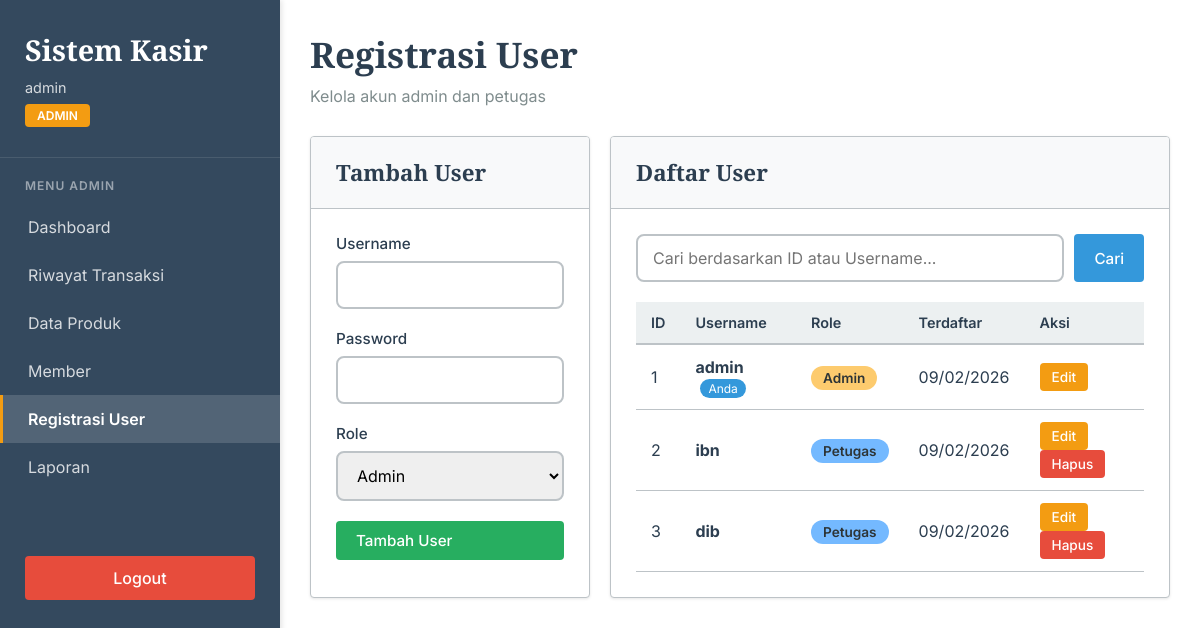
The page /pages/admin/user.php (signed in) on the database its author committed.
### tables this page shows
CREATE TABLE `user` (
  `UserID` int(11) NOT NULL,
  `Username` varchar(255) NOT NULL,
  `Password` varchar(255) NOT NULL,
  `Role` enum('admin','petugas') NOT NULL DEFAULT 'petugas',
  `created_at` timestamp NOT NULL DEFAULT current_timestamp()
);

### config/config.php (called while the page is built, shortened)
<?php
function query($conn, $sql) {
    return mysqli_query($conn, $sql);
}
function fetchArray($result) {
    return mysqli_fetch_assoc($result);
}
function numRows($result) {
    return mysqli_num_rows($result);
}
?>

### pages/admin/user.php (the view, shortened to what this page needs)
<?php
$conn = getConnection();
require_once INCLUDES_PATH . 'header.php';
$search = isset($_GET['search']) ? escapeString($conn, $_GET['search']) : '';
if ($search) {
    $userList = query($conn, "SELECT * FROM user WHERE UserID LIKE '%$search%' OR Username LIKE '%$search%' ORDER BY UserID ASC");
} else {
    $userList = query($conn, "SELECT * FROM user ORDER BY UserID ASC");
}
$editData = null;
?>
<div class="page-header">
    <h2>Registrasi User</h2>
    <p>Kelola akun admin dan petugas</p>
</div>
<div style="display: grid; grid-template-columns: 1fr 2fr; gap: 20px;">
    <div class="card">
        <div class="card-header">
            <h3><?php echo $editData ? 'Edit User' : 'Tambah User'; ?></h3>
        </div>
        <div class="card-body">
            <form method="POST" action="">
                <div class="form-group">
                    <label>Username</label>
                    <input type="text" name="username" class="form-control"
                           value="<?php echo $editData ? htmlspecialchars($editData['Username']) : ''; ?>" required>
                </div>
                <div class="form-group">
                    <label>Password <?php echo $editData ? '(Kosongkan jika tidak diubah)' : ''; ?></label>
                    <input type="password" name="password" class="form-control"
                           <?php echo $editData ? '' : 'required'; ?>>
                </div>
                <div class="form-group">
                    <label>Role</label>
                    <select name="role" class="form-control" required>
                        <option value="admin" <?php echo ($editData && $editData['Role'] == 'admin') ? 'selected' : ''; ?>>
                            Admin
                        </option>
                    </select>
                </div>
                <?php if ($editData): ?>
                    <button type="submit" name="edit" class="btn btn-warning" style="width: 100%;">
                        Update User
                    </button>
                    <a href="user.php" class="btn btn-secondary" style="width: 100%; margin-top: 10px;">
                        Batal
                    </a>
                <?php else: ?>
                    <button type="submit" name="tambah" class="btn btn-success" style="width: 100%;">
                        Tambah User
                    </button>
                <?php endif; ?>
            </form>
        </div>
    </div>
    <div class="card">
        <div class="card-header">
            <h3>Daftar User</h3>
        </div>
        <div class="card-body">
            <form method="GET" action="" style="margin-bottom: 20px;">
                <div style="display: flex; gap: 10px;">
                    <input type="text" name="search" class="form-control" placeholder="Cari berdasarkan ID atau Username..."
                           value="<?php echo htmlspecialchars($search); ?>" style="flex: 1;">
                    <button type="submit" class="btn btn-primary">Cari</button>
                </div>
            </form>
            <div class="table-responsive">
                <table>
                    <thead>
                        <tr>
                            <th>ID</th>
                            <th>Username</th>
                            <th>Role</th>
                            <th>Terdaftar</th>
                            <th>Aksi</th>
                        </tr>
                    </thead>
                    <tbody>
                        <?php if (numRows($userList) > 0): ?>
                            <?php while ($row = fetchArray($userList)): ?>
                                <tr>
                                    <td><?php echo $row['UserID']; ?></td>
                                    <td>
                                        <strong><?php echo htmlspecialchars($row['Username']); ?></strong>
                                        <?php if ($row['UserID'] == $_SESSION['user_id']): ?>
                                            <span style="background: #3498db; color: white; padding: 2px 8px;
                                                         border-radius: 10px; font-size: 0.75em; margin-left: 5px;">
                                                Anda
                                            </span>
                                        <?php endif; ?>
                                    </td>
                                    <td>
                                        <?php if ($row['Role'] == 'admin'): ?>
                                            <span style="background: #fdcb6e; color: #2d3436; padding: 4px 12px;
                                                         border-radius: 20px; font-size: 0.85em; font-weight: 600;">
                                                Admin
                                            </span>
                                        <?php else: ?>
                                            <span style="background: #74b9ff; color: #2d3436; padding: 4px 12px;
                                                         border-radius: 20px; font-size: 0.85em; font-weight: 600;">
                                                Petugas
                                            </span>
                                        <?php endif; ?>
                                    </td>
                                    <td><?php echo date('d/m/Y', strtotime($row['created_at'])); ?></td>
                                    <td>
                                        <a href="?edit=<?php echo $row['UserID']; ?>" class="btn btn-warning btn-sm">
                                            Edit
                                        </a>
                                        <?php if ($row['UserID'] != $_SESSION['user_id']): ?>
                                            <a href="?hapus=<?php echo $row['UserID']; ?>" class="btn btn-danger btn-sm"
                                               onclick="return confirm('Yakin ingin menghapus user ini?')">
                                                Hapus
                                            </a>
                                        <?php endif; ?>
                                    </td>
                                </tr>
                            <?php endwhile; ?>
                        <?php endif; ?>
                    </tbody>
                </table>
            </div>
        </div>
    </div>
</div>
<?php
require_once INCLUDES_PATH . 'footer.php';
?>

### includes/header.php (style rules this page uses)
* { margin: 0; padding: 0; box-sizing: border-box; }
:root { --primary: #2c3e50; --secondary: #3498db; --accent: #e74c3c; --danger: #e74c3c; --warning: #f39c12; --info: #3498db; --light-bg: #ecf0f1; --border: #bdc3c7; --text-dark: #2c3e50; --text-light: #7f8c8d; --success: #27ae60; --sidebar-bg: #34495e; }
body { font-family: 'Inter', sans-serif; background: #ffffff; color: var(--text-dark); }
.page-header { margin-bottom: 30px; }
.page-header h2 { font-family: 'Crimson Pro', serif; font-size: 2.2em; color: var(--primary); margin-bottom: 8px; }
.page-header p { color: var(--text-light); font-size: 1em; }
.card { background: white; border-radius: 4px; box-shadow: 0 1px 3px rgba(0, 0, 0, 0.1); margin-bottom: 25px; overflow: hidden; border: 1px solid var(--border); }
.card-header { padding: 20px 25px; border-bottom: 1px solid var(--border); display: flex; justify-content: space-between; align-items: center; background: #f8f9fa; }
.card-header h3 { font-family: 'Crimson Pro', serif; font-size: 1.4em; color: var(--primary); }
.card-body { padding: 25px; }
.btn { padding: 10px 20px; border: none; border-radius: 4px; font-size: 0.95em; font-weight: 500; cursor: pointer; transition: all 0.3s ease; text-decoration: none; display: inline-flex; align-items: center; gap: 8px; font-family: 'Inter', sans-serif; }
.btn-primary { background: var(--secondary); color: white; }
.btn-success { background: var(--success); color: white; }
.btn-danger { background: var(--danger); color: white; }
.btn-warning { background: var(--warning); color: white; }
.btn-sm { padding: 6px 12px; font-size: 0.85em; }
.table-responsive { overflow-x: auto; }
table { width: 100%; border-collapse: collapse; }
table th { background: var(--light-bg); padding: 12px 15px; text-align: left; font-weight: 600; font-size: 0.9em; color: var(--text-dark); border-bottom: 2px solid var(--border); }
table td { padding: 12px 15px; border-bottom: 1px solid var(--border); }
.form-group { margin-bottom: 20px; }
.form-group label { display: block; margin-bottom: 8px; font-weight: 500; color: var(--text-dark); font-size: 0.95em; }
.form-control { width: 100%; padding: 12px 15px; border: 2px solid var(--border); border-radius: 8px; font-size: 1em; font-family: 'Inter', sans-serif; transition: all 0.3s ease; }
select.form-control { cursor: pointer; }

### rows shown on the page
user: UserID "1", Username "admin", shows "Anda", Role "Admin", created_at "09/02/2026"
user: UserID "2", Username "ibn", Role "Petugas", created_at "09/02/2026"
user: UserID "3", Username "dib", Role "Petugas", created_at "09/02/2026"

### other values the page prints
$userInfo['username'] "admin"
$userInfo['role'] "ADMIN"
